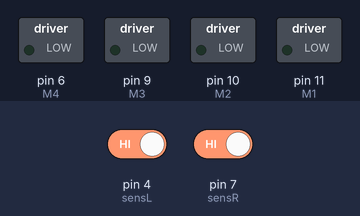
A sketch run on a simulated Arduino Uno, built with avr-gcc and run on an emulated ATmega328P. Parts: switched loads named in the sketch (green lamp = pin HIGH). The test bench sets the inputs (shaded band); at power-on: pin 4 (sensL) HIGH, pin 7 (sensR) HIGH.

Above: at 1.2 s.
1.3 s: pin 4 (sensL) driven LOW
At 1.6 s:
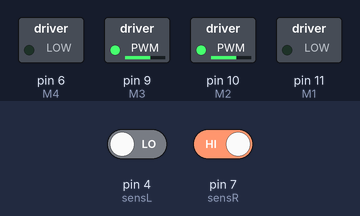
2.8 s: pin 7 (sensR) driven LOW
At 4.0 s:
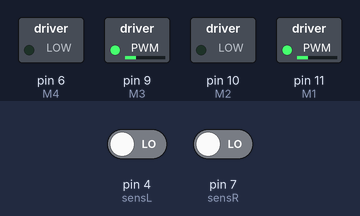
4.3 s: pin 4 (sensL) driven HIGH
At 5.1 s:
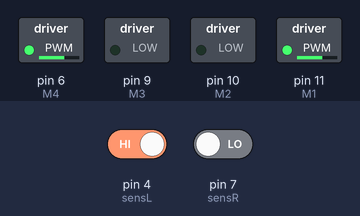
Timing chart, 0 to 7.3 s (numbered marks = the images above; inputs shaded):
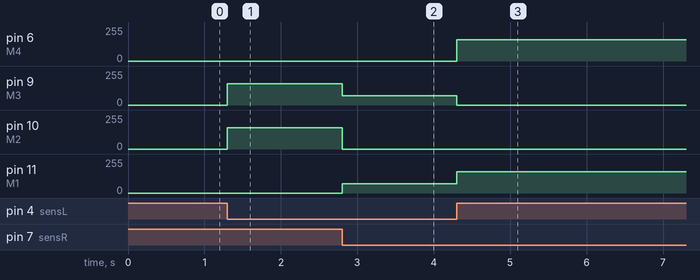

Measured:
- after the input at 1.3 s, pin 9 (M3), pin 10 (M2): 0/255 → 160/255 at once
- after the input at 2.8 s, pin 9 (M3): 160/255 → 70/255 at once; pin 10 (M2): 160/255 → 0/255 at once; pin 11 (M1): 0/255 → 70/255 at once
- after the input at 4.3 s, pin 6 (M4): 0/255 → 160/255 at once; pin 9 (M3): 70/255 → 0/255 at once; pin 11 (M1): 70/255 → 160/255 at once

The sketch:

follow_line_robot.ino
```cpp
int sensR = 7;
int sensL = 4;
int M1 = 11;
int M2 = 10;
int M3 = 9;
int M4 = 6;

void setup() {
  Serial.begin(9600);
  pinMode(sensL, INPUT);
  pinMode(sensR, INPUT);
  pinMode(M1, OUTPUT);
  pinMode(M2, OUTPUT);
  pinMode(M3, OUTPUT);
  pinMode(M4, OUTPUT);
}

void loop() {

  int r = digitalRead(sensR);
  int l = digitalRead(sensL);
  if (r == 0 && l == 0) {
    fw();
  }

  if (r == 1 && l == 1) {
    stop();
  }

  if (l == 0 && r == 1 ) {
    tr();
  }

  if (l == 1 && r == 0) {
    tl();
  }
}

void fw() {
  analogWrite(M1, 70);
  analogWrite(M2, 0);
  analogWrite(M3, 70);
  analogWrite(M4, 0);
}

void stop() {
  analogWrite(M1, 0);
  analogWrite(M2, 0);
  analogWrite(M3, 0);
  analogWrite(M4, 0);
}

void tl() {
  analogWrite(M1, 160);
  analogWrite(M2, 0);
  analogWrite(M3, 0);
  analogWrite(M4, 160);
}

void tr() {
  analogWrite(M1, 0);
  analogWrite(M2, 160);
  analogWrite(M3, 160);
  analogWrite(M4, 0);
}
```
